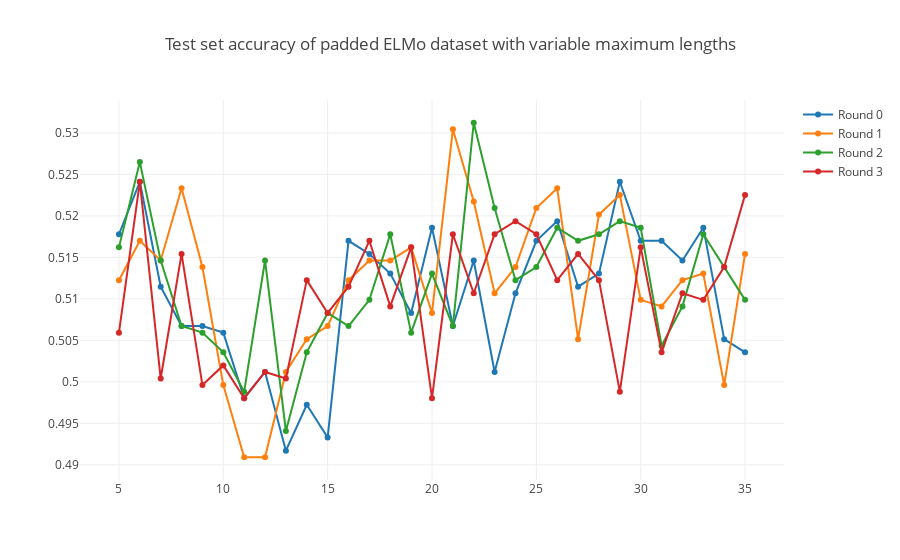

The code cell stored with this chart in its notebook:
### Code cell
traces = elmo_rounds

# Create traces
def create_scatter(counter):
    acc_dict = traces[counter]
    
    return go.Scatter(
        x = list(acc_dict.keys()),
        y = list(acc_dict.values()),
        mode = 'lines+markers',
        name = 'Round ' + str(counter)
    )

trace_data = [create_scatter(trace) for trace in range(len(traces))]

layout = go.Layout(
    title = 'Test set accuracy of padded ELMo dataset with variable maximum lengths',
)

fig = go.Figure(data = trace_data, layout = layout)

iplot(fig)

### Figure 1 — Plotly figure (JSON) as saved in the notebook; plotly's stock layout.template omitted (floating-point values rounded to 4 significant figures)
{"data": [{"mode": "lines+markers", "name": "Round 0", "type": "scatter", "uid": "f6799707-7b3e-4332-8ae9-3b90154bf1b9", "x": [5, 6, 7, 8, 9, 10, 11, 12, 13, 14, 15, 16, 17, 18, 19, 20, 21, 22, 23, 24, 25, 26, 27, 28, 29, 30, 31, 32, 33, 34, 35], "y": [0.5178, 0.5241, 0.5115, 0.5067, 0.5067, 0.5059, 0.498, 0.5012, 0.4917, 0.4972, 0.4933, 0.517, 0.5154, 0.513, 0.5083, 0.5186, 0.5067, 0.5146, 0.5012, 0.5107, 0.517, 0.5194, 0.5115, 0.513, 0.5241, 0.517, 0.517, 0.5146, 0.5186, 0.5051, 0.5036]}, {"mode": "lines+markers", "name": "Round 1", "type": "scatter", "uid": "6e7703a0-018e-442a-b0de-40ced63000e7", "x": [5, 6, 7, 8, 9, 10, 11, 12, 13, 14, 15, 16, 17, 18, 19, 20, 21, 22, 23, 24, 25, 26, 27, 28, 29, 30, 31, 32, 33, 34, 35], "y": [0.5123, 0.517, 0.5146, 0.5233, 0.5138, 0.4996, 0.4909, 0.4909, 0.5012, 0.5051, 0.5067, 0.5123, 0.5146, 0.5146, 0.5162, 0.5083, 0.5304, 0.5217, 0.5107, 0.5138, 0.5209, 0.5233, 0.5051, 0.5202, 0.5225, 0.5099, 0.5091, 0.5123, 0.513, 0.4996, 0.5154]}, {"mode": "lines+markers", "name": "Round 2", "type": "scatter", "uid": "c54f4768-094c-4b71-8c0d-95543345190e", "x": [5, 6, 7, 8, 9, 10, 11, 12, 13, 14, 15, 16, 17, 18, 19, 20, 21, 22, 23, 24, 25, 26, 27, 28, 29, 30, 31, 32, 33, 34, 35], "y": [0.5162, 0.5265, 0.5146, 0.5067, 0.5059, 0.5036, 0.4988, 0.5146, 0.4941, 0.5036, 0.5083, 0.5067, 0.5099, 0.5178, 0.5059, 0.513, 0.5067, 0.5312, 0.5209, 0.5123, 0.5138, 0.5186, 0.517, 0.5178, 0.5194, 0.5186, 0.5043, 0.5091, 0.5178, 0.5138, 0.5099]}, {"mode": "lines+markers", "name": "Round 3", "type": "scatter", "uid": "0ab64927-aba1-4d64-acae-0e30d0eb38d7", "x": [5, 6, 7, 8, 9, 10, 11, 12, 13, 14, 15, 16, 17, 18, 19, 20, 21, 22, 23, 24, 25, 26, 27, 28, 29, 30, 31, 32, 33, 34, 35], "y": [0.5059, 0.5241, 0.5004, 0.5154, 0.4996, 0.502, 0.498, 0.5012, 0.5004, 0.5123, 0.5083, 0.5115, 0.517, 0.5091, 0.5162, 0.498, 0.5178, 0.5107, 0.5178, 0.5194, 0.5178, 0.5123, 0.5154, 0.5123, 0.4988, 0.5162, 0.5036, 0.5107, 0.5099, 0.5138, 0.5225]}], "layout": {"title": {"text": "Test set accuracy of padded ELMo dataset with variable maximum lengths"}}}
